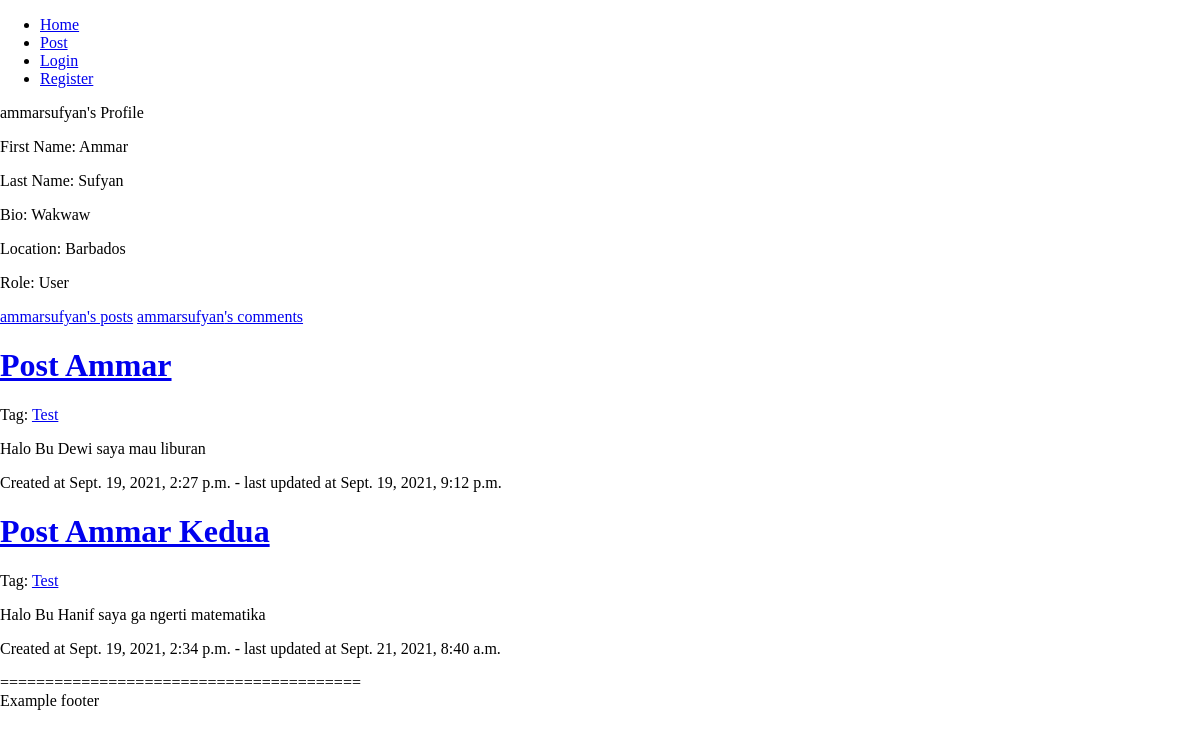
The app's page /profile/ammarsufyan, older data.
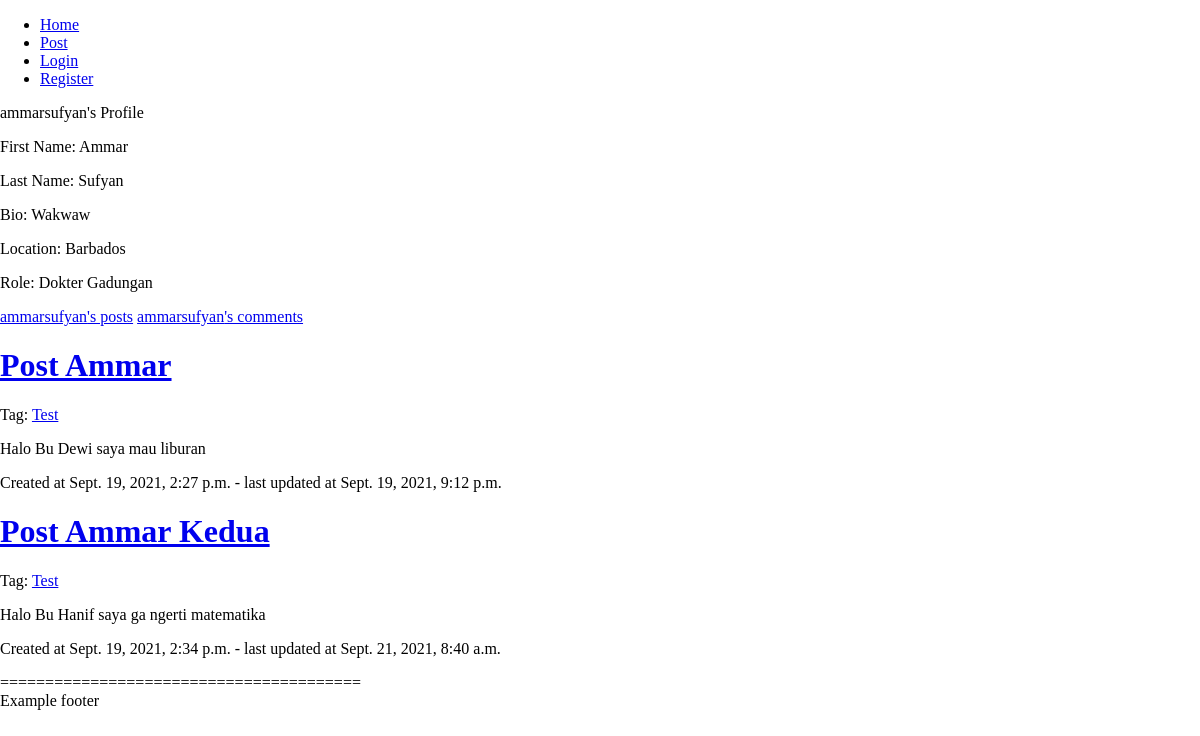
The same page, newer data.
### sehat_in_webproject/models.py (models this page shows)
class UserProfile(models.Model):
    user = models.OneToOneField(User, on_delete=models.CASCADE)
    bio = models.TextField(max_length=500, blank=True, null=True)
    location = models.CharField(max_length=250, blank=True, null=True)
    role = models.TextField(max_length=100, blank=True, null=True)

class Post(models.Model): # Post
    id = models.AutoField(primary_key=True)
    title = models.CharField(max_length=200)
    content = models.TextField()
    thumbnail_url = models.CharField(max_length=200, blank=True, null=True)
    tag = models.ForeignKey(Tag, on_delete=models.CASCADE, null=True)
    created_at = models.DateTimeField(auto_now_add=True)
    updated_at = models.DateTimeField(auto_now=True)
    user = models.ForeignKey(User, on_delete=models.SET_NULL, null=True)
    likes = models.IntegerField(default=0)
    comments = models.IntegerField(default=0)
    post_Type = models.CharField(max_length=50, default='forum')

class Tag(models.Model): # Tag of a post, will be generated by admin only
    name = models.CharField(max_length=50)
    adminOnly = models.BooleanField(default=False)

### sehat_in_webproject/views.py (the view)
# urls.py: path('profile/<str:username>', views.profile, name='profile'),
def profile(request, username):
    user = User.objects.get(username=username)
    if user:
        user_profile = UserProfile.objects.get(user=user)
        posts = Post.objects.filter(user=user)
        comments = Comment.objects.filter(user=user)
        return render(request, 'profile/index.html', {'theUser': user, 'user_profile': user_profile, 'posts': posts, 'comments': comments})
    else:
        raise Http404

### templates/profile/index.html (shortened to what this page needs)
<!DOCTYPE html>
<html lang="en">
{% load static %}
<head>
    <link rel="stylesheet" type="text/css" href="{% static 'css/style.css' %}">
</head>
<body>
    {% include 'templates/header.html' %}
    <p>{{ theUser.username }}'s Profile</p>
    <p>First Name: {{ theUser.first_name }}</p>
    <p>Last Name: {{ theUser.last_name }}</p>
    <p>Bio:
        {% if user_profile.bio is None or user_profile.bio == '' %}
            -
        {% else %}
            {{ user_profile.bio }}
        {% endif %}
    </p>
    <p>Location:
        {% if user_profile.location is None or user_profile.location == '' %}
            -
        {% else %}
            {{ user_profile.location }}
        {% endif %}
    </p>
    <p>Role:
        {% if user_profile.role %}
            {{ user_profile.role }}
        {% else %}
            User
        {% endif %}
    </p>
    <a href="/profile/{{ theUser.username }}/posts">{{ theUser.username }}'s posts</a> <a href="/profile/{{ theUser.username }}/comments">{{ theUser.username }}'s comments</a>
    {% for post in posts %}
    <div class="post-lists" id="post-id-{{ post.id }}">
        <h1><a href="/post/{{ post.id }}">{{ post.title }}</a></h1>
        <p>Tag: <a href="/post/tag/{{ post.tag.name }}">{{ post.tag.name }}</a></p>
        {% autoescape off %}
        <p>{{ post.content }}</p>
        {% endautoescape %}
        <p>Created at {{ post.created_at }} - last updated at {{ post.updated_at }}</p>
    </div>
    {% endfor %}
    {% include 'templates/footer.html' %}
</body>
</html>

### templates/header.html (shortened to what this page needs)
<header class="header">
    <div>
        <ul>
            <li><a href="/">Home</a></li>
            <li><a class="li-header" href="/post">Post</a></li>
            {% if user.is_authenticated %}
            <li><a class="li-header" href="/profile/{{ user.username }}/notification">Notification</a></li>
            <li><a class="li-header" href="/profile/{{ user.username }}">Profile</a></li>
            <li><a class="li-header button logout" href="/logout">Logout</a></li>
            {% else %}
            <li><a class="li-header button login-register" href="/auth/login">Login</a></li>
            <li><a class="li-header button login-register" href="/auth/register">Register</a></li>
            {% endif %}
        </ul>
    </div>
</header>

### templates/footer.html
<footer class="footer">
    <div>
        ========================================<br>
        Example footer
    </div>
</footer>

### static/css/style.css (style rules this page uses)
html, body { width: 100%; height: 100%; background-attachment: fixed; background-repeat: no-repeat; background-size: cover; overflow-x: hidden; margin: 0px; scroll-behavior: smooth; }

Row changes from the older to the newer data that the page shows:
changed UserProfile "Wakwaw": role (not shown) → "Dokter Gadungan"
Text that changed along with them:
text no longer shown: "User"
